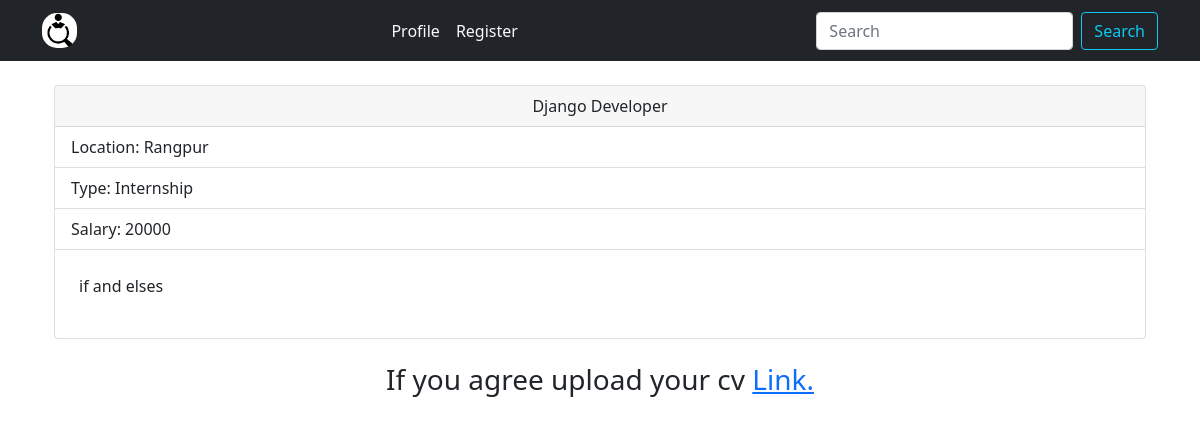
The page /details/1 on the database its author committed.
### App/models.py (models this page shows, shortened)
class Job(models.Model):
    title = models.CharField(max_length=100)
    descriptions = models.TextField(null=True)
    expiry = models.DateField(null=True)
    date = models.DateTimeField(auto_now_add=True)
    salary = models.IntegerField()
    location = models.ForeignKey(Location, on_delete=models.CASCADE, null= True)
    author = models.ForeignKey(Author, on_delete=models.CASCADE, null= True)
    skills = models.ManyToManyField(Skills)
    option = models.CharField(max_length=12, choices=NEWSLETTER_OPTION, default="Full Time")
    class Meta:
        ordering = ['-id']

class Location(models.Model):
    permanentAddress = models.CharField(max_length=100)
    city = models.CharField(max_length=20)
    country = models.CharField(max_length=25)
    zip = models.CharField(max_length=9)

### App/views.py (the view)
# urls.py: path('details/<int:id>', views.details, name='details'),
def details(request, id):
    if id == 0:
        return redirect(reverse('home'))
    jobs = Job.objects.get(pk=id)
    context = {
        "jobs": jobs,
    }
    return render(request,'Home/details.html',context)

### Template/Home/details.html (shortened to what this page needs)
{% extends 'base.html' %}
{% block content %}
    <div class="container mt-4">
        <div class="card">
            <div class="card-header text-center">
                {{ jobs.title }}
            </div>
            <ul class="list-group list-group-flush">
                <li class="list-group-item">Location: {{jobs.location.city}}</li>
                <li class="list-group-item">Type: {{ jobs.option }}</li>
                <li class="list-group-item">Salary: {{jobs.salary}}</li>
                <p class="p-4 justify">{{jobs.descriptions}}</p>
            </ul>
        </div>
        <br>
        <div class="">
            <h3 class="text-center"> If you agree upload your cv <a href="{% url 'file' %}">Link.</a></h3>
        </div>
    </div>
{% endblock %}

### rows shown on the page
Job: title "Django Developer", location.city "Rangpur", option "Internship", salary "20000", descriptions "if and elses"
